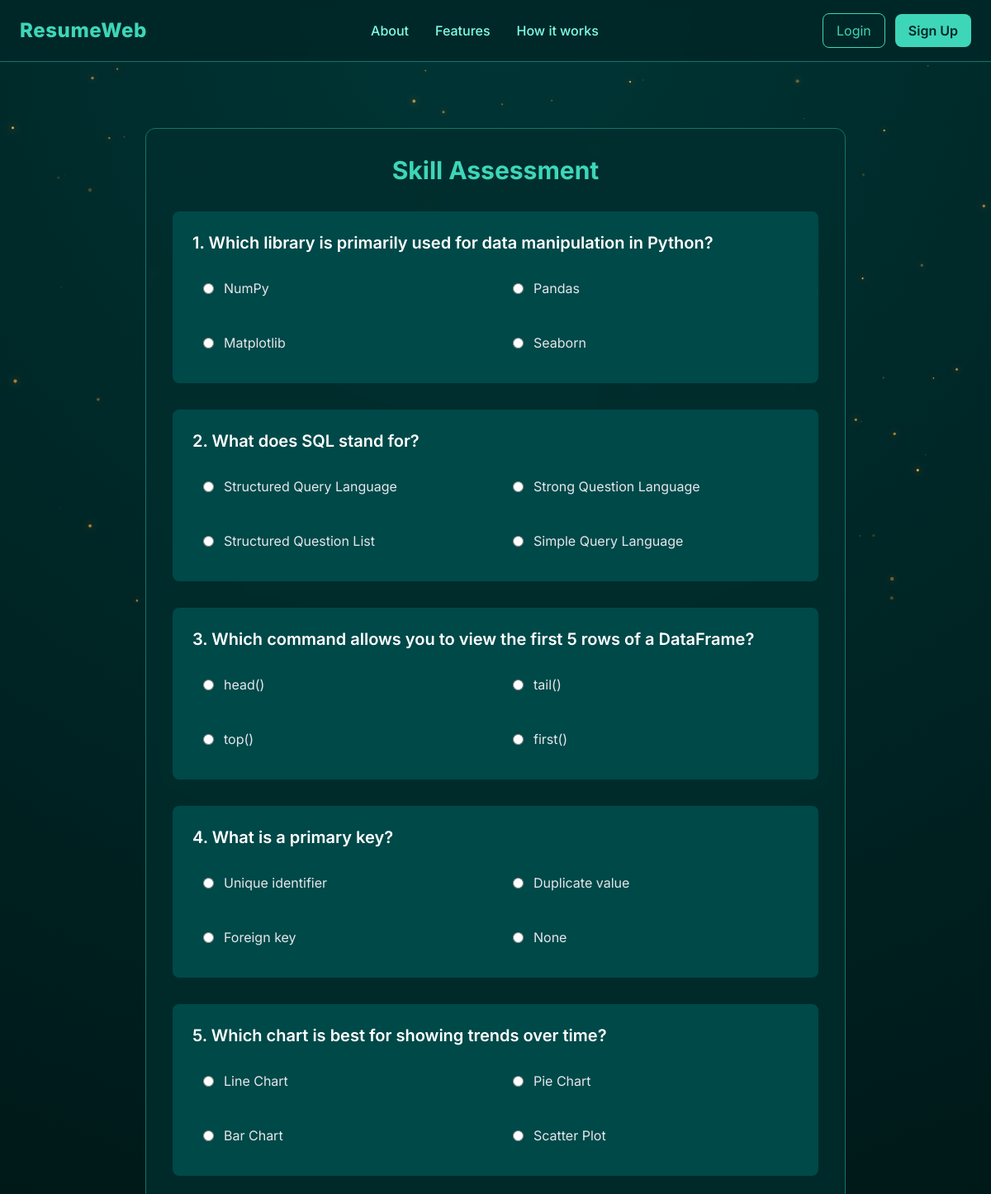
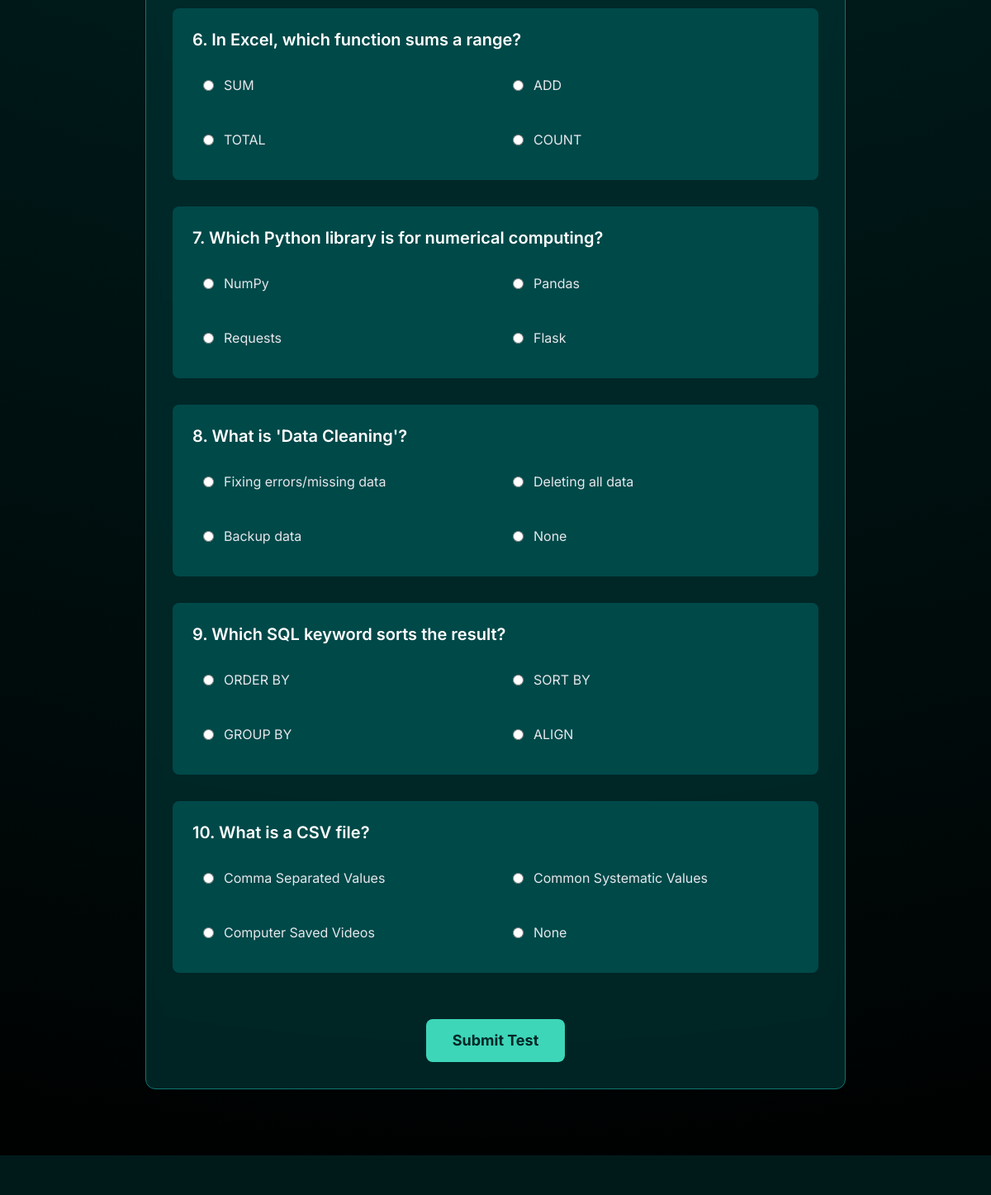
Page /test/1/ on the committed database (2 pictures, top to bottom).
### assessment/models.py (models this page shows, shortened)
class Question(models.Model):
    job_role = models.ForeignKey(JobRole, on_delete=models.CASCADE, related_name='questions')
    text = models.CharField(max_length=500)
    options = models.JSONField(default=list)
    correct_answer = models.CharField(max_length=200)

### assessment/views.py (the view, shortened to what this page needs)
# urls.py: path('test/<int:resume_id>/', take_test, name='take_test'),
def take_test(request, resume_id):
    resume = Resume.objects.get(id=resume_id)
    questions = Question.objects.filter(job_role=resume.job_role)
    return render(request, 'test.html', {'resume': resume, 'questions': questions})

### templates/test.html (shortened to what this page needs)
{% extends 'base.html' %}
{% block content %}
<section class="max-w-4xl mx-auto px-6 py-20">
    <div class="bg-[#002d2d]/80 backdrop-blur p-8 rounded-xl shadow border border-[#0f766e]">
        <h2 class="text-3xl font-bold text-[#3dd6b8] mb-2 text-center">Skill Assessment</h2>
        <form method="post" class="space-y-8">
            {% for q in questions %}
            <div class="bg-[#004949] p-6 rounded-lg">
                <p class="text-xl font-semibold text-white mb-4">{{ forloop.counter }}. {{ q.text }}</p>
                <div class="grid grid-cols-1 md:grid-cols-2 gap-4">
                    {% for option in q.options %}
                    <label
                        class="flex items-center space-x-3 cursor-pointer p-3 rounded hover:bg-[#003636] transition border border-transparent hover:border-[#3dd6b8]">
                        <input type="radio" name="question_{{ q.id }}" value="{{ option }}"
                            class="form-radio text-[#3dd6b8] focus:ring-[#3dd6b8]" required>
                        <span class="text-gray-200">{{ option }}</span>
                    </label>
                    {% endfor %}
                </div>
            </div>
            {% empty %}
            <p class="text-center text-gray-400">No questions available for this role yet.</p>
            {% endfor %}
            {% if questions %}
            <div class="text-center pt-6">
                <button type="submit"
                    class="bg-[#3dd6b8] text-[#002727] px-8 py-3 rounded-lg font-bold text-lg hover:shadow-[0_0_20px_#3dd6b8] transition">
                    Submit Test
                </button>
            </div>
            {% endif %}
        </form>
    </div>
</section>
{% endblock %}

### templates/base.html (shortened to what this page needs)
<!DOCTYPE html>
<html lang="en">
<head>
    <script src="https://cdn.tailwindcss.com"></script>
    <link rel="stylesheet" href="https://cdnjs.cloudflare.com/ajax/libs/font-awesome/6.5.0/css/all.min.css" />
</head>
<body class="text-white min-h-screen flex flex-col">
    <canvas id="sparkCanvas"></canvas>
    <script>
        const canvas = document.getElementById("sparkCanvas");
        const ctx = canvas.getContext("2d");
        function resize() {
            canvas.width = window.innerWidth;
            canvas.height = window.innerHeight;
        }
        resize();
        window.addEventListener("resize", resize);
        const sparks = Array.from({ length: 140 }, () => ({
            x: Math.random() * canvas.width,
            y: Math.random() * canvas.height,
            r: Math.random() * 1.8 + 0.4,
            dx: (Math.random() - 0.5) * 0.25,
            dy: (Math.random() - 0.5) * 0.25,
            alpha: Math.random()
        }));
        function animate() {
            ctx.clearRect(0, 0, canvas.width, canvas.height);
            sparks.forEach(s => {
                ctx.beginPath();
                ctx.arc(s.x, s.y, s.r, 0, Math.PI * 2);
                ctx.fillStyle = `rgba(255,170,60,${s.alpha})`;
                ctx.shadowColor = "rgba(255,170,60,0.8)";
                ctx.shadowBlur = 10;
                ctx.fill();
                s.x += s.dx;
                s.y += s.dy;
                if (s.x < 0 || s.x > canvas.width) s.x = Math.random() * canvas.width;
                if (s.y < 0 || s.y > canvas.height) s.y = Math.random() * canvas.height;
            });
            requestAnimationFrame(animate);
        }
        animate();
    </script>
    <header class="w-full py-4 bg-[#002727]/90 backdrop-blur-md sticky top-0 z-50 border-b border-[#0f766e]">
        <div class="max-w-7xl mx-auto flex items-center justify-between px-6">
            <a href="{% url 'home' %}" class="text-2xl font-extrabold text-[#3dd6b8] tracking-wide">
                ResumeWeb
            </a>
            <nav class="hidden md:flex items-center gap-8 text-[#7fffe9] font-medium">
                <a href="{% url 'home' %}#about" class="hover:text-white transition">About</a>
                <a href="{% url 'home' %}#features" class="hover:text-white transition">Features</a>
                <a href="{% url 'home' %}#how" class="hover:text-white transition">How it works</a>
            </nav>
            <div class="flex gap-3 items-center">
                {% if user.is_authenticated %}
                <a href="{% url 'dashboard' %}"
                    class="text-[#3dd6b8] hover:text-white transition hidden md:inline mr-4 font-semibold">
                    Dashboard
                </a>
                <span class="text-[#7fffe9] hidden md:inline">Hello, {{ user.username|default:user.email }}</span>
                <a href="{% url 'logout' %}"
                    class="px-4 py-2 border border-red-400 rounded-lg text-red-400 hover:bg-red-400 hover:text-[#002727] transition">
                    Logout
                </a>
                {% else %}
                <a href="{% url 'login' %}"
                    class="px-4 py-2 border border-[#3dd6b8] rounded-lg text-[#3dd6b8] hover:bg-[#3dd6b8] hover:text-[#002727] transition">
                    Login
                </a>
                <a href="{% url 'signup' %}"
                    class="px-4 py-2 bg-[#3dd6b8] text-[#002727] rounded-lg font-semibold hover:shadow-[0_0_15px_#3dd6b8] transition">
                    Sign Up
                </a>
                {% endif %}
            </div>
        </div>
    </header>
    <main class="flex-grow">
        {% block content %}
        {% endblock %}
    </main>
    <footer class="py-6 text-center text-gray-500 text-sm bg-[#001a1a]">
    </footer>
</body>
</html>

### templates/base.html (style rules this page uses)
body { font-family: 'Inter', sans-serif; background: radial-gradient(circle at top, #003636, #001a1a, #000); overflow-x: hidden; }
#sparkCanvas { position: fixed; inset: 0; z-index: -10; }

### rows in the picture
Question: text "Which library is primarily used for data manipulation in Python?", options "NumPy" "Pandas" "Matplotlib" "Seaborn"
Question: text "What does SQL stand for?", options "Structured Query Language" "Strong Question Language" "Structured Question List" "Simple Query Language"
Question: text "Which command allows you to view the first 5 rows of a DataFrame?", options "head()" "tail()" "top()" "first()"
Question: text "What is a primary key?", options "Unique identifier" "Duplicate value" "Foreign key" "None"
Question: text "Which chart is best for showing trends over time?", options "Line Chart" "Pie Chart" "Bar Chart" "Scatter Plot"
Question: text "In Excel, which function sums a range?", options "SUM" "ADD" "TOTAL" "COUNT"
Question: text "Which Python library is for numerical computing?", options "NumPy" "Pandas" "Requests" "Flask"
Question: text "What is 'Data Cleaning'?", options "Fixing errors/missing data" "Deleting all data" "Backup data" "None"
Question: text "Which SQL keyword sorts the result?", options "ORDER BY" "SORT BY" "GROUP BY" "ALIGN"
Question: text "What is a CSV file?", options "Comma Separated Values" "Common Systematic Values" "Computer Saved Videos" "None"
